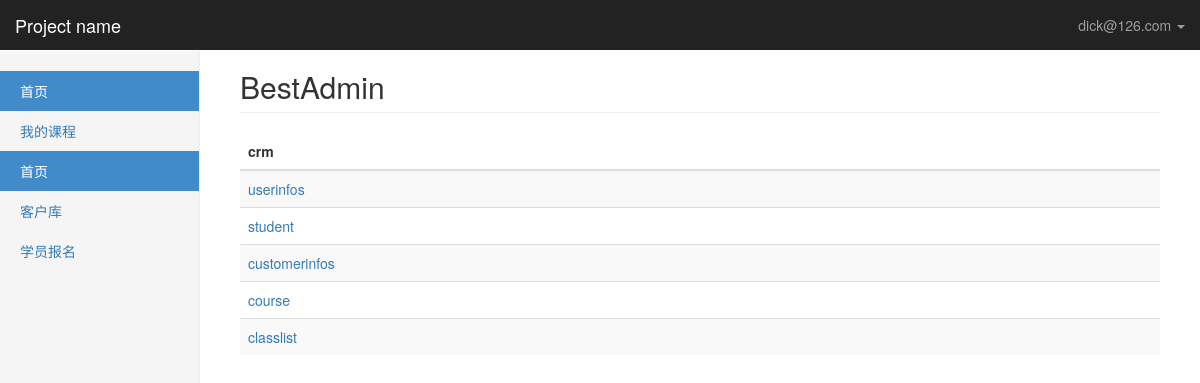
/bestadmin/ (signed in), run on the app's committed database.
### crm/models.py (models this page shows, shortened)
class UserInfos(AbstractBaseUser,PermissionsMixin):
    email = models.EmailField(
        verbose_name='email address',
        max_length=255,
        unique=True,
    )
    name = models.CharField(max_length=64, verbose_name="姓名")
    is_active = models.BooleanField(default=True)
    is_staff = models.BooleanField(default=True)
    role = models.ManyToManyField("Role", blank=True, null=True)
    objects = UserInfosManager()   #变量名必须是objects
    USERNAME_FIELD = 'email'
    REQUIRED_FIELDS = ['name']
    def __str__(self):              # __unicode__ on Python 2
        return self.email
    class Meta:
        permissions = (
            ('crm_model_detail', '可以查看bestadmin每张表里所有的数据'),
            ('crm_model_change', '可以对bestadmin表里的每条数据进行修改'),
            ('crm_model_add', '可以对bestadmin每张表进行数据添加'),
        )

class Menus(models.Model):
    name = models.CharField(max_length=32)
    url_type_choices = ((0,"absolute"),(1,"dynamic"))
    url_type = models.SmallIntegerField(choices=url_type_choices,default=0)
    url_name = models.CharField(max_length=128)
    class Meta:
        unique_together = ("name","url_name")

### bestadmin/views.py (the view)
@login_required()
def app_index(request):
    return render(request, "bestadmin/app-index.html", {"site": site})

### bestadmin/templates/bestadmin/app-index.html
{% extends "bestadmin/index.html" %}
{% block content %}
    <h2 class="page-header">BestAdmin</h2>
    <div>
        {% for app_name,models in site.enabled_admins.items %}
            <table class="table table-striped">
                <thead>
                <tr>
                    <th>{{ app_name }}</th>
                </tr>
                </thead>
                <tbody>
                {% for model_name in models %}
                    <tr>
                        <td><a href="{% url "model_detail" app_name model_name %}">{{ model_name }}</a></td>
                    </tr>
                {% endfor %}
                </tbody>
            </table>
        {% endfor %}
    </div>
{% endblock %}

### bestadmin/templates/bestadmin/index.html (shortened to what this page needs)
<!DOCTYPE html>
<html lang="zh-CN">
<head>
    <link href="/static/css/bootstrap.min.css" rel="stylesheet">
    <link href="/static/css/ie10-viewport-bug-workaround.css" rel="stylesheet">
    <link href="/static/css/dashboard.css" rel="stylesheet">
</head>
<body>
{% block body %}
<nav class="navbar navbar-inverse navbar-fixed-top">
    <div class="container-fluid">
        <div class="navbar-header">
            <a class="navbar-brand" href="https://v3.bootcss.com/examples/dashboard/#">Project name</a>
        </div>
        <div id="navbar" class="navbar-collapse collapse">
            <ul class="nav navbar-nav navbar-right">
                <li class="dropdown">
                    <a href="#" class="dropdown-toggle" data-toggle="dropdown" role="button" aria-haspopup="true"
                       aria-expanded="false">{{ request.user }} <span class="caret"></span></a>
                </li>
            </ul>
        </div>
    </div>
</nav>
<div class="container-fluid">
    <div class="row">
        <div class="col-sm-3 col-md-2 sidebar">
            <ul class="nav nav-sidebar">
                {% for role in request.user.role.all %}
                    {% for menu in role.menus.all %}
                        {% if request.path == menu.url_name %}
                            <li class="active"><a href={% if menu.url_type == 0 %}{{ menu.url_name }}{% else %}{% url menu.url_name %}{% endif %}>{{ menu.name }}</a></li>
                            {% else %}
                            <li><a href={% if menu.url_type == 0 %}{{ menu.url_name }}{% else %}{% url menu.url_name %}{% endif %}>{{ menu.name }}</a></li>
                        {% endif %}
                    {% endfor %}
                {% endfor %}
            </ul>
        </div>
    </div>
</div>
        <div class="col-sm-9 col-sm-offset-3 col-md-10 col-md-offset-2 main">
            {% block content %}{% endblock %}
        </div>
{% endblock %}
</body>
</html>

### static/css/dashboard.css (style rules this page uses)
body { padding-top: 50px; }
.navbar-fixed-top { border: 0; }
.sidebar { display: none; }
@media (min-width: 768px) { .sidebar { position: fixed; top: 51px; bottom: 0; left: 0; z-index: 1000; display: block; padding: 20px; overflow-x: hidden; overflow-y: auto; background-color: #f5f5f5; border-right: 1px solid #eee; } }
.nav-sidebar { margin-right: -21px; margin-bottom: 20px; margin-left: -20px; }
.nav-sidebar > li > a { padding-right: 20px; padding-left: 20px; }
.nav-sidebar > .active > a, .nav-sidebar > .active > a:hover, .nav-sidebar > .active > a:focus { color: #fff; background-color: #428bca; }
.main { padding: 20px; }
@media (min-width: 768px) { .main { padding-right: 40px; padding-left: 40px; } }
.main .page-header { margin-top: 0; }

### data on the page
UserInfos: user "dick@126.com"
Menus: name "首页"
Menus: name "我的课程"
Menus: name "客户库"
Menus: name "学员报名"

### other printed values
{{ app_name }} "crm"
{{ model_name }} "userinfos" "student" "customerinfos" "course" "classlist"
